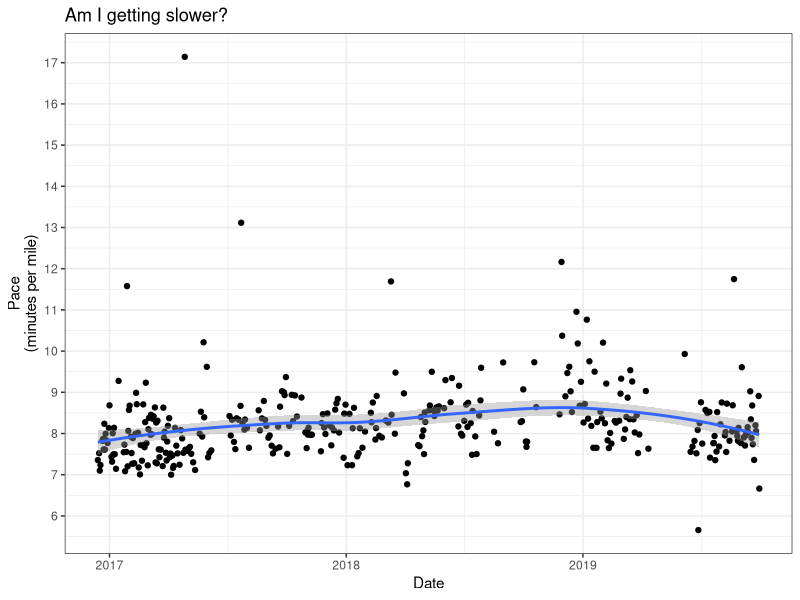
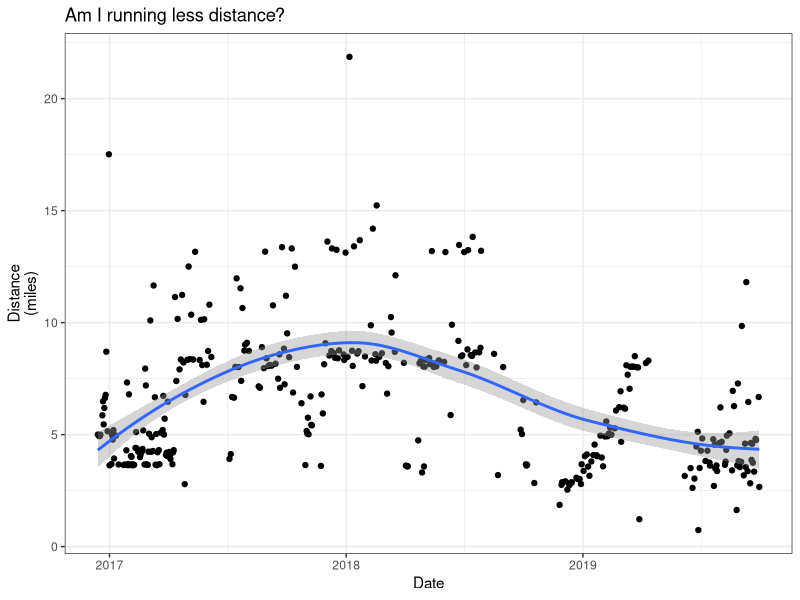
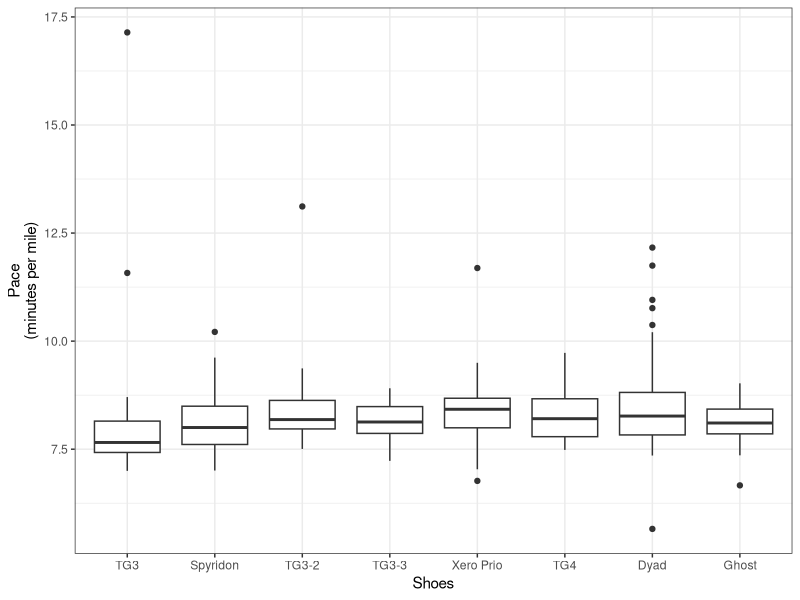

The R source for these figures, in order:
## ---- chunk 1
knitr::opts_chunk$set(echo = TRUE)
options(tinytex.verbose = TRUE)
## ---- chunk 2
activities <- read.csv("export_18831425/activities.csv")
names(activities) # This gives the names of the variables in the spreadsheet
table(activities$Activity.Type)
## ---- chunk 3
library(tidyverse)
run_df <- activities %>% 
  dplyr::filter(Activity.Type == "Run") %>% # Only look at runs
  dplyr::select(Activity.Date, Activity.Gear, Elapsed.Time, Distance)
head(run_df)
## ---- chunk 4
final_run_df <- run_df %>% 
  dplyr::mutate(Date = substr(Activity.Date,1,12), # Get rid of the time information
                Date = as.Date(Date,format = "%b %d, %Y")) %>%  # Get R to read as a date
  dplyr::group_by(Date) %>% # Next, in case there are multiple runs in a day, group all of the data together
  dplyr::summarize(Elapsed.Time = sum(Elapsed.Time),
                   Distance = sum(Distance),
                   Activity.Gear = first(Activity.Gear)) %>% 
  dplyr::ungroup() %>% 
  dplyr::mutate(Distance = Distance / 1.609, # Convert from km to miles
                Minutes = Elapsed.Time / 60, # Convert from second to minutes
                Pace = Minutes / Distance)
## ---- chunk 5
ggplot(final_run_df) +
  geom_point(aes(x = Date, y = Pace)) + # Put the points on the graph
  geom_smooth(aes(x = Date, y = Pace)) + # Plot a smoothed curve over the points
  scale_y_continuous("Pace\n(minutes per mile)",breaks = seq(6,17)) + # Control where the grid lines are on the y-axis
  ggtitle("Am I getting slower?") + # Adds a title
  theme_bw() # Gives a nice, clean plot with minimal color
## ---- chunk 6
ggplot(final_run_df) +
  geom_point(aes(x = Date, y = Distance)) + # Put the points on the graph
  geom_smooth(aes(x = Date, y = Distance)) + # Plot a smoothed curve over the points
  scale_y_continuous("Distance\n(miles)") + # Control where the grid lines are on the y-axis
  ggtitle("Am I running less distance?") + # Adds a title
  theme_bw() # Gives a nice, clean plot with minimal color
## ---- chunk 7
shoes_df <- final_run_df %>% 
  dplyr::filter(Activity.Gear != "") %>% # Get rid of runs with no shoes listed
  # Next, I'll change a shoe name to the correct name
  dplyr::mutate(Activity.Gear = ifelse(Activity.Gear == "12", "Ghost", as.character(Activity.Gear)))

# This part is important, as listing the shoes used by date may 
# illustrate some patterns
date_order_shoes <- shoes_df %>% 
  dplyr::group_by(Activity.Gear) %>% 
  dplyr::summarize(first_worn = first(Date)) %>% # Find the first date a given shoe was worn
  dplyr::ungroup() %>% 
  dplyr::mutate(date_rank = rank(first_worn)) %>% # Find the date rank for when shoes were first worn
  dplyr::arrange(date_rank) # Arrange the data frame by the date rank

shoes_df %>% 
  dplyr::mutate(Activity.Gear = factor(as.character(Activity.Gear), # Changes the factor to order by date that the shoes were worn 
                                       levels = as.character(date_order_shoes$Activity.Gear))) %>% 
  ggplot() +
  geom_boxplot(aes(y = Pace, x = Activity.Gear)) +
  labs(y = "Pace\n(minutes per mile)", x = "Shoes") +
  theme_bw()
## ---- chunk 8
anova_shoes <- aov(Pace ~ Activity.Gear, data = shoes_df)
summary(anova_shoes)
## ---- chunk 9
tukey_test <- TukeyHSD(anova_shoes)
tukey_test
